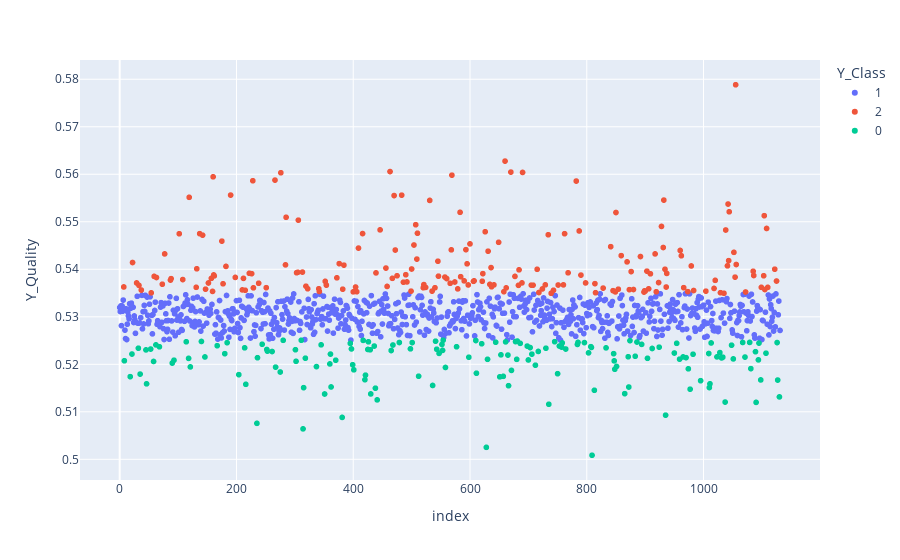

Notebook code cell kept with this figure:
### Code cell
fig = px.scatter(data, x=data.index, y=data.Y_Quality, color=data.Y_Class)
fig.show()

### Figure 1 — Plotly figure (JSON) as saved in the notebook; plotly's stock layout.template omitted (floating-point values rounded to 4 significant figures; data arrays with more than 128 entries replaced by an {"elided": "..."} marker saying what was removed)
{"data": [{"hovertemplate": "Y_Class=1<br>index=%{x}<br>Y_Quality=%{y}<extra></extra>", "legendgroup": "1", "marker": {"color": "#636efa", "symbol": "circle"}, "mode": "markers", "name": "1", "showlegend": true, "type": "scattergl", "x": {"elided": "766 int values"}, "xaxis": "x", "y": {"elided": "766 float values"}, "yaxis": "y"}, {"hovertemplate": "Y_Class=2<br>index=%{x}<br>Y_Quality=%{y}<extra></extra>", "legendgroup": "2", "marker": {"color": "#EF553B", "symbol": "circle"}, "mode": "markers", "name": "2", "showlegend": true, "type": "scattergl", "x": {"elided": "201 int values"}, "xaxis": "x", "y": {"elided": "201 float values"}, "yaxis": "y"}, {"hovertemplate": "Y_Class=0<br>index=%{x}<br>Y_Quality=%{y}<extra></extra>", "legendgroup": "0", "marker": {"color": "#00cc96", "symbol": "circle"}, "mode": "markers", "name": "0", "showlegend": true, "type": "scattergl", "x": {"elided": "165 int values"}, "xaxis": "x", "y": {"elided": "165 float values"}, "yaxis": "y"}], "layout": {"autosize": true, "legend": {"title": {"text": "Y_Class"}, "tracegroupgap": 0}, "margin": {"t": 60}, "xaxis": {"anchor": "y", "autorange": false, "domain": [0, 1], "range": [-68, 1199.0], "title": {"text": "index"}, "type": "linear"}, "yaxis": {"anchor": "x", "autorange": true, "domain": [0, 1], "range": [0.4948, 0.5849], "title": {"text": "Y_Quality"}, "type": "linear"}}}
